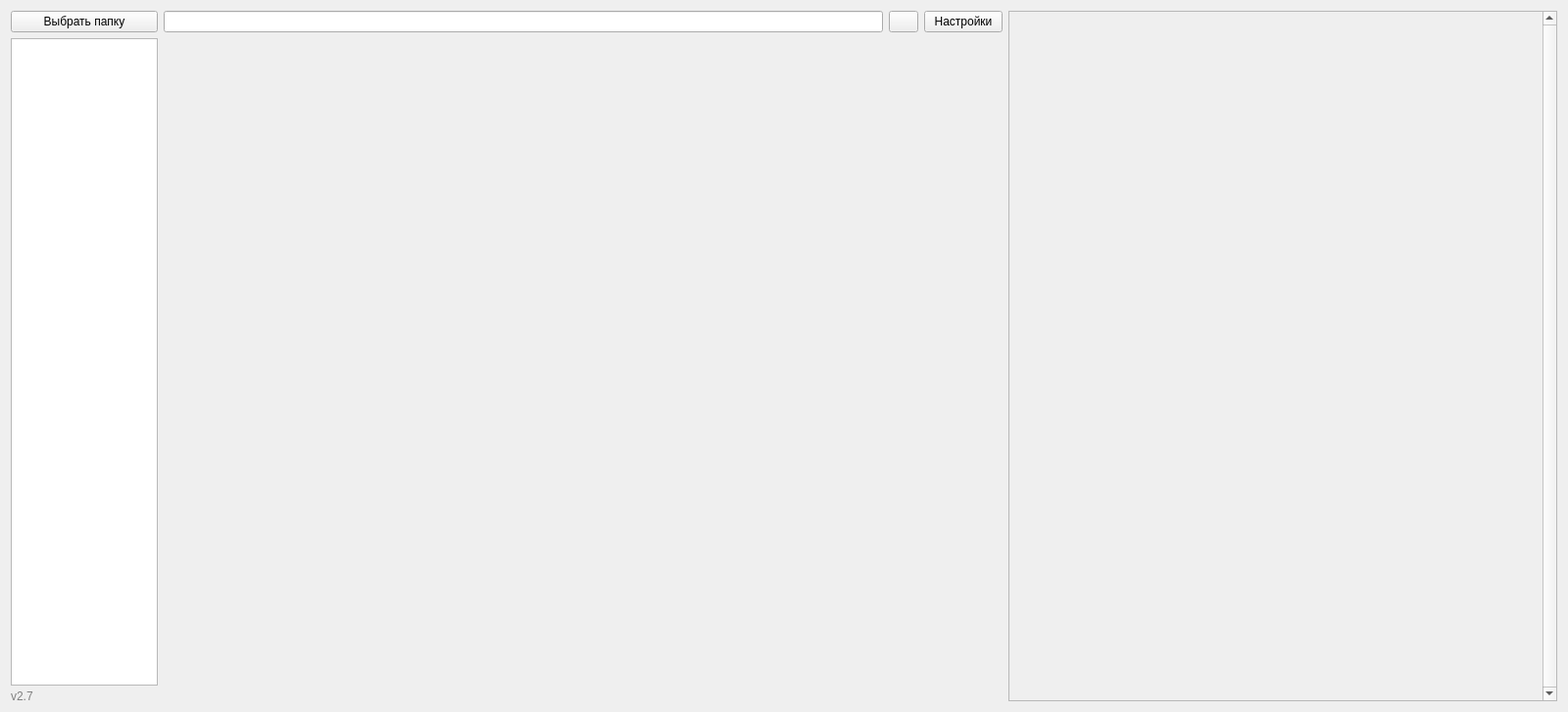
<?xml version="1.0" encoding="UTF-8"?>
<ui version="4.0">
 <class>MainWindow</class>
 <widget class="QMainWindow" name="MainWindow">
  <property name="geometry">
   <rect>
    <x>0</x>
    <y>0</y>
    <width>1600</width>
    <height>727</height>
   </rect>
  </property>
  <property name="windowTitle">
   <string>Profile Multi Draw</string>
  </property>
  <widget class="QWidget" name="centralWidget">
   <layout class="QGridLayout" name="gridLayout">
    <item row="0" column="0">
     <widget class="QPushButton" name="selectFolderBt">
      <property name="toolTip">
       <string>&lt;html&gt;&lt;head/&gt;&lt;body&gt;&lt;p&gt;Выбор папки в которой находятся файлы с расширением .csv. Новые или измененные файлы в этой папке будут автоматический добавляться на график.&lt;/p&gt;&lt;/body&gt;&lt;/html&gt;</string>
      </property>
      <property name="text">
       <string>Выбрать папку</string>
      </property>
     </widget>
    </item>
    <item row="1" column="0">
     <widget class="QListWidget" name="profilesList">
      <property name="sizePolicy">
       <sizepolicy hsizetype="Minimum" vsizetype="Minimum">
        <horstretch>0</horstretch>
        <verstretch>0</verstretch>
       </sizepolicy>
      </property>
      <property name="minimumSize">
       <size>
        <width>100</width>
        <height>0</height>
       </size>
      </property>
      <property name="maximumSize">
       <size>
        <width>150</width>
        <height>16777215</height>
       </size>
      </property>
     </widget>
    </item>
    <item row="0" column="2">
     <widget class="QPushButton" name="pushButton">
      <property name="maximumSize">
       <size>
        <width>30</width>
        <height>16777215</height>
       </size>
      </property>
      <property name="toolTip">
       <string>&lt;html&gt;&lt;head/&gt;&lt;body&gt;&lt;p&gt;Сделать скриншот окна с графиком.&lt;/p&gt;&lt;/body&gt;&lt;/html&gt;</string>
      </property>
      <property name="text">
       <string/>
      </property>
      <property name="icon">
       <iconset>
        <normaloff>screenIcon.png</normaloff>screenIcon.png</iconset>
      </property>
     </widget>
    </item>
    <item row="2" column="0">
     <widget class="QLabel" name="label">
      <property name="sizePolicy">
       <sizepolicy hsizetype="Minimum" vsizetype="Minimum">
        <horstretch>0</horstretch>
        <verstretch>0</verstretch>
       </sizepolicy>
      </property>
      <property name="maximumSize">
       <size>
        <width>16777215</width>
        <height>10</height>
       </size>
      </property>
      <property name="toolTip">
       <string>&lt;html&gt;&lt;head/&gt;&lt;body&gt;&lt;p&gt;07.03.2018&lt;br/&gt;Версия 2.7&lt;br/&gt;Версия Qt 5.8&lt;br/&gt;Тимофей&lt;br/&gt;timaisabrony@gmail.com&lt;/p&gt;&lt;/body&gt;&lt;/html&gt;</string>
      </property>
      <property name="styleSheet">
       <string notr="true">color: gray</string>
      </property>
      <property name="text">
       <string>v2.7</string>
      </property>
     </widget>
    </item>
    <item row="0" column="1">
     <widget class="QLineEdit" name="pathEdit">
      <property name="sizePolicy">
       <sizepolicy hsizetype="Minimum" vsizetype="Fixed">
        <horstretch>0</horstretch>
        <verstretch>0</verstretch>
       </sizepolicy>
      </property>
      <property name="toolTip">
       <string>&lt;html&gt;&lt;head/&gt;&lt;body&gt;&lt;p&gt;Текущий путь к папке с данными.&lt;/p&gt;&lt;/body&gt;&lt;/html&gt;</string>
      </property>
     </widget>
    </item>
    <item row="0" column="4" rowspan="3">
     <widget class="QScrollArea" name="scrollArea">
      <property name="sizePolicy">
       <sizepolicy hsizetype="Maximum" vsizetype="Preferred">
        <horstretch>0</horstretch>
        <verstretch>0</verstretch>
       </sizepolicy>
      </property>
      <property name="minimumSize">
       <size>
        <width>560</width>
        <height>0</height>
       </size>
      </property>
      <property name="verticalScrollBarPolicy">
       <enum>Qt::ScrollBarAlwaysOn</enum>
      </property>
      <property name="horizontalScrollBarPolicy">
       <enum>Qt::ScrollBarAlwaysOff</enum>
      </property>
      <property name="widgetResizable">
       <bool>true</bool>
      </property>
      <widget class="QWidget" name="scrollAreaWidgetContents">
       <property name="geometry">
        <rect>
         <x>0</x>
         <y>0</y>
         <width>541</width>
         <height>707</height>
        </rect>
       </property>
      </widget>
     </widget>
    </item>
    <item row="1" column="1" rowspan="2" colspan="3">
     <widget class="QCustomPlot" name="plot" native="true">
      <property name="sizePolicy">
       <sizepolicy hsizetype="Expanding" vsizetype="Expanding">
        <horstretch>0</horstretch>
        <verstretch>0</verstretch>
       </sizepolicy>
      </property>
     </widget>
    </item>
    <item row="0" column="3">
     <widget class="QPushButton" name="settingsButton">
      <property name="maximumSize">
       <size>
        <width>80</width>
        <height>16777215</height>
       </size>
      </property>
      <property name="toolTip">
       <string>&lt;html&gt;&lt;head/&gt;&lt;body&gt;&lt;p&gt;Настройки основных констант связанных с геометрией профилометра и прочее.&lt;/p&gt;&lt;/body&gt;&lt;/html&gt;</string>
      </property>
      <property name="text">
       <string>Настройки</string>
      </property>
     </widget>
    </item>
   </layout>
  </widget>
 </widget>
 <layoutdefault spacing="6" margin="11"/>
 <customwidgets>
  <customwidget>
   <class>QCustomPlot</class>
   <extends>QWidget</extends>
   <header>plot/qcustomplot.h</header>
   <container>1</container>
  </customwidget>
 </customwidgets>
 <resources/>
 <connections/>
</ui>
